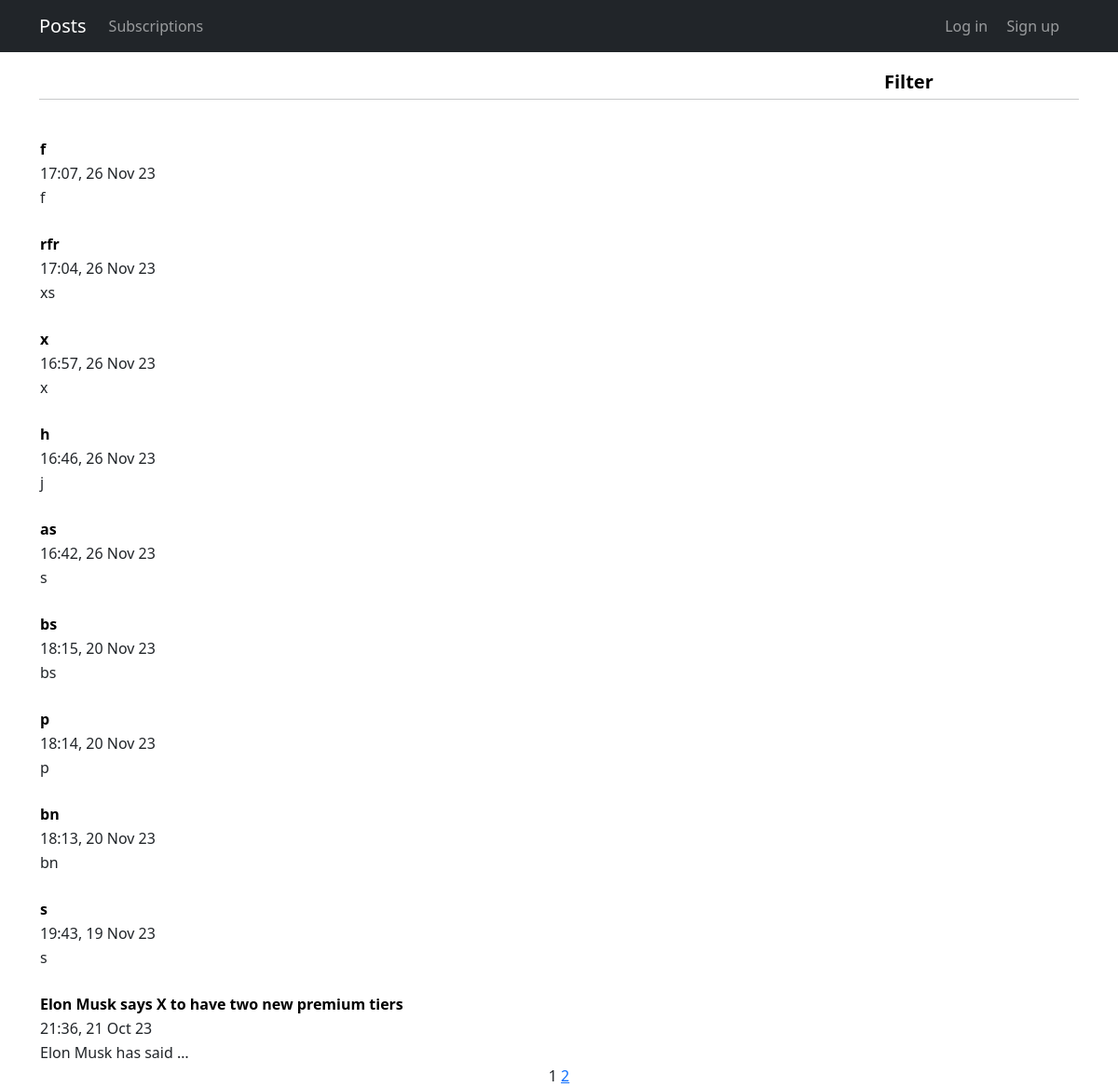
Before: / with the older database file.
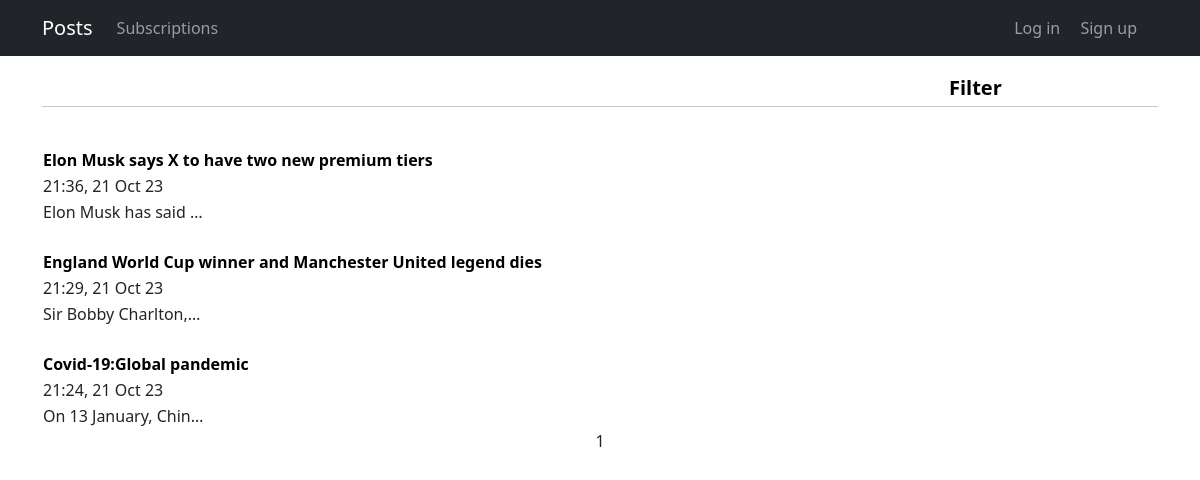
After: the same page with the newer database file.
### news/models.py (models this page shows, shortened)
class Post(models.Model):
    NEWS = 'NW'
    ARTICLE = 'AT'
    CHOICE = (
        (NEWS, 'Новость'),
        (ARTICLE, 'Статья'),
    )
    post_time = models.DateTimeField(auto_now_add=True)
    choice = models.CharField(choices=CHOICE, max_length=3, default=ARTICLE)
    post_title = models.CharField(blank=False, max_length=255)
    post_content = models.TextField()
    post_rating = models.IntegerField(default=0)
    author = models.ForeignKey(Author, on_delete=models.CASCADE)
    categories = models.ManyToManyField(Category, through='PostCategory')
    def get_absolute_url(self):
        return reverse('post_detail', args=[str(self.id)])

### news/views.py (the view)
# urls.py: path('', PostList.as_view(), name='posts-list'),
class PostList(ListView):
    model = Post
    ordering = '-post_time'
    template_name = 'posts.html'
    context_object_name = 'posts'
    paginate_by = 10
    def get_context_data(self, *, object_list=None, **kwargs):
        context = super().get_context_data(**kwargs)
        context['time'] = Post.post_time
        return context

### news/templatetags/custom_tags.py (called while the page is built)
@register.simple_tag(takes_context=True)
def url_replace(context, **kwargs):
   d = context['request'].GET.copy()
   for k, v in kwargs.items():
       d[k] = v
   return d.urlencode()

### templates/posts.html (shortened to what this page needs)
{% extends 'flatpages/default.html' %}
{% load custom_tags %}
{% block content %}
{% if posts %}
    <table>
        {% if perms.simpleapp.add_product %}
        <tr style = "position:relative; left:788px; top:15px;">
            <td>
                <span><a href="search/"><button style = "border:none;background-color:white;font-weight:bold;font-size:20px;">Filter   |</button></a></span>
            </td>
            <td>
                <span>
                    <a href="news/create/"><button style = "border:none;background-color:white;font-size:20px;"><b>Add News</b></button></a> or
                    <a href="articles/create/"><button style = "border:none;background-color:white;font-size:20px;"><b>Add Article</b></button></a>
                </span>
            </td>
        </tr>
        {% else %}
        <tr style = "position:relative; left:900px; top:15px; ">
            <td>
                <span><a href="search/"><button style = "border:none;background-color:white;font-weight:bold;font-size:20px;">Filter</button></a></span>
            </td>
        </tr>
        {% endif %}
    </table>
    <hr>
    {% for post in posts %}
        <table>
            <tr align="justify">
                <th><a style="text-decoration:none;color:black;" href="{{ post.get_absolute_url }}">{{ post.post_title}}</a></th>
            </tr>
            <tr align="justify">
                <td>{{ post.post_time|date:'H:i, d M y '}}</td>
            </tr>
            <tr align="justify">
                <td>{{ post.post_content|truncatechars:20 }}</td>
            </tr>
            {% if perms.simpleapp.add_product %}
            <tr>
                <td align="justify"><p><a href="{{post.id}}/edit"><button style = "border:none;background-color:white;"><i>Edit</i></button></a>  <a href="{{post.id}}/delete"><button style = "border:none;background-color:white;"><i>Delete</i></button></a></p></td>
            </tr>
            {% else %}
            <br>
            {% endif %}
        </table>
    {% endfor %}
{% else %}
    <h2>there are no posts</h2>
{% endif %}
   {{ page_obj.number }}
   {% if page_obj.has_next %}
       <a href="?{% url_replace page=page_obj.next_page_number %}">{{ page_obj.next_page_number }}</a>
   {% endif %}
{% endblock content %}

### templates/flatpages/default.html (shortened to what this page needs)
<!DOCTYPE html>
<html lang="en">
    <head>
        {% load static %}
        <link href= "{% static 'css/styles.css' %}" rel="stylesheet" />
    </head>
    <body>
         <nav class="navbar navbar-expand-lg navbar-dark bg-dark static-top">
                    <div class="container">
                        <a class="navbar-brand" href="http://127.0.0.1:8000/">Posts</a>
                       <div class="collapse navbar-collapse" id="navbarResponsive">
                           <ul class="navbar-nav ml-auto">
                               <li class="nav-item active">
                                   <a class="nav-link" href="/subscriptions/">Subscriptions</a>
                               </li>
                               {% if user.is_authenticated %}
                               <li>
                                   <a style="position:relative;left:780px;" class="nav-link"  href="/accounts/logout">Logout</a>
                               </li>
                               {% else %}
                               <li>
                                   <span style="position:relative;left:780px;">
                                       <a style="display: inline-block;" class="nav-link"  href="/accounts/login">Log in</a>
                                       <a style="display: inline-block;" class="nav-link"  href="/accounts/signup">Sign up</a>
                                   </span>
                               </li>
                               {% endif %}
                           </ul>
                       </div>
                   </div>
                </nav>
        <div class="container">
            <div class="row">
                <div class="col-lg-12 text-center">
                    {% block content %}
                    {% endblock content %}
                </div>
            </div>
        </div>
    </body>
</html>

Changed rows visible on the page:
removed Post: post_title "f", post_time "17:07, 26 Nov 23", post_content "f"
removed Post: post_title "rfr", post_time "17:04, 26 Nov 23", post_content "xs"
removed Post: post_title "x", post_time "16:57, 26 Nov 23", post_content "x"
removed Post: post_title "h", post_time "16:46, 26 Nov 23", post_content "j"
removed Post: post_title "as", post_time "16:42, 26 Nov 23", post_content "s"
removed Post: post_title "bs", post_time "18:15, 20 Nov 23", post_content "bs"
removed Post: post_title "p", post_time "18:14, 20 Nov 23", post_content "p"
removed Post: post_title "bn", post_time "18:13, 20 Nov 23", post_content "bn"
removed Post: post_title "s", post_time "19:43, 19 Nov 23", post_content "s"
now on this page (row unchanged): Post: post_title "England World Cup winner and Manchester United legend dies", post_time "21:29, 21 Oct 23", post_content "Sir Bobby Charlton,…"
now on this page (row edited): Post: post_title "Covid-19:Global pandemic", post_time "21:24, 21 Oct 23", post_content "On 13 January, Chin…"
Other visible differences:
{{ page_obj.next_page_number }}: "2" → (not shown)
